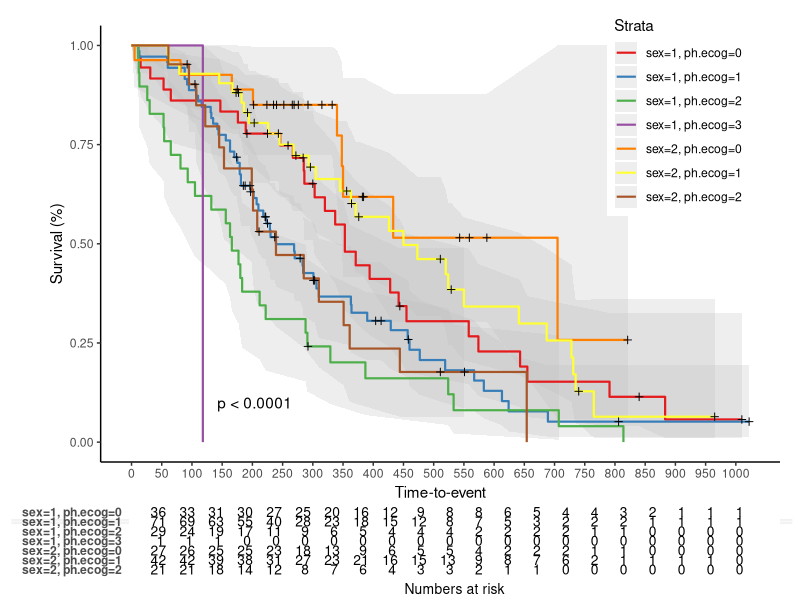
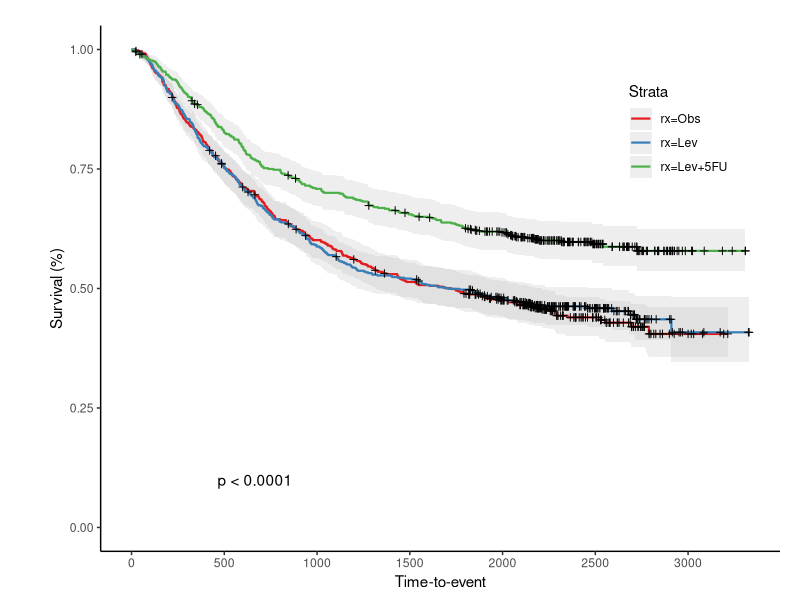

Write the R code that produced these figures, in order.
#' Creates a Kaplan-Meier plot with at risk tables below
#' @param sfit: a survfit object
#' @param table: logical: Create a table graphic below the K-M plot, indicating at-risk numbers?
#' @param xlabs: x-axis label
#' @param ylabs: y-axis label
#' @param xlims: numeric: list of min and max for x-axis. Default = c(0,max(sfit$time))
#' @param ylims: numeric: list of min and max for y-axis. Default = c(0,1)
#' @param ystratalabs: character list. A list of names for each strata. Default = names(sfit$strata)
#' @param ystrataname: The legend name. Default = "Strata"
#' @param timeby numeric: control the granularity along the time-axis; defaults to 7 time-points. Default = signif(max(sfit$time)/7, 1)
#' @param main plot title
#' @param pval logical: add the pvalue to the plot?
#' @param marks logical: should censoring marks be added?
#' @param shape: what shape should the censoring marks be, default is a vertical line
#' @param legend: logical. should a legend be added to the plot?
#' @param legendposition: numeric. x, y position of the legend if plotted. Default=c(0.85,0.8)
#' @param ci: logical. Should confidence intervals be plotted. Default = FALSE
#' @param subs = NULL,
#' @param linecols: Character. Colour brewer pallettes too colour lines. Default ="Set1",
#' @param dashed: logical. Should a variety of linetypes be used to identify lines. Default = FALSE
#' @author Michael Way, but heavily modified version of a script created by Abhijit Dasgupta with contributions by Gil Tomas.
#' \url{http://statbandit.wordpress.com/2011/03/08/an-enhanced-kaplan-meier-plot/}
#' I have packaged this function, added functions to namespace and included a range of new parameters.
#' @examples
#'  library(survival)
#'  data(colon)
#'  fit <- survfit(Surv(time,status)~rx, data=colon)
#'  ggkm(fit, timeby=500)
#' @importFrom ggplot2 ggplot
#' @importFrom ggplot2 aes
#' @importFrom ggplot2 geom_step
#' @importFrom ggplot2 scale_linetype_manual
#' @importFrom ggplot2 scale_colour_manual
#' @importFrom ggplot2 theme_bw
#' @importFrom ggplot2 theme
#' @importFrom ggplot2 element_text
#' @importFrom ggplot2 scale_x_continuous
#' @importFrom ggplot2 scale_y_continuous
#' @importFrom ggplot2 element_blank
#' @importFrom ggplot2 element_line
#' @importFrom ggplot2 element_rect
#' @importFrom ggplot2 labs
#' @importFrom ggplot2 ggtitle
#' @importFrom ggplot2 geom_point
#' @importFrom ggplot2 geom_blank
#' @importFrom ggplot2 annotate
#' @importFrom ggplot2 geom_text
#' @importFrom ggplot2 scale_y_discrete
#' @importFrom ggplot2 xlab
#' @importFrom ggplot2 ylab
#' @importFrom ggplot2 ggsave
#' @importFrom ggplot2 scale_colour_brewer
#' @importFrom ggplot2 geom_ribbon
#' @importFrom grid unit
#' @importFrom gridExtra grid.arrange
#' @importFrom plyr rbind.fill
#' @export
ggkm <- function(sfit,
                 table = FALSE,
                 xlabs = "Time-to-event",
                 ylabs = "Survival (%)",
                 xlims = c(0,max(sfit$time)),
                 ylims = c(0,1),
                 ystratalabs = names(sfit$strata),
                 ystrataname = "Strata",
                 timeby = signif(max(sfit$time)/7, 1),
                 main = "",
                 pval = FALSE,
                 marks = TRUE,
                 shape = 3,
                 legend = TRUE,
                 legendposition=c(0.85,0.8),
                 ci = FALSE,
                 subs = NULL,
                 linecols="Set1",
                 dashed= FALSE,
                 ...) {
  
  
  #################################
  # sorting the use of subsetting #
  #################################
  
  times <- seq(0, max(sfit$time), by = timeby)
  
  if(is.null(subs)){
    if(length(levels(summary(sfit)$strata)) == 0) {
      subs1 <- 1
      subs2 <- 1:length(summary(sfit,censored=T)$time)
      subs3 <- 1:length(summary(sfit,times = times,extend = TRUE)$time)
    } else {
      subs1 <- 1:length(levels(summary(sfit)$strata))
      subs2 <- 1:length(summary(sfit,censored=T)$strata)
      subs3 <- 1:length(summary(sfit,times = times,extend = TRUE)$strata)
    }
  } else{
    for(i in 1:length(subs)){
      if(i==1){
        ssvar <- paste("(?=.*\\b=",subs[i],sep="")
      }
      if(i==length(subs)){
        ssvar <- paste(ssvar,"\\b)(?=.*\\b=",subs[i],"\\b)",sep="")
      }
      if(!i %in% c(1, length(subs))){
        ssvar <- paste(ssvar,"\\b)(?=.*\\b=",subs[i],sep="")
      }
      if(i==1 & i==length(subs)){
        ssvar <- paste("(?=.*\\b=",subs[i],"\\b)",sep="")
      }
    }
    subs1 <- which(regexpr(ssvar,levels(summary(sfit)$strata), perl=T)!=-1)
    subs2 <- which(regexpr(ssvar,summary(sfit,censored=T)$strata, perl=T)!=-1)
    subs3 <- which(regexpr(ssvar,summary(sfit,times = times,extend = TRUE)$strata, perl=T)!=-1)
  }
  
  if(!is.null(subs)) pval <- FALSE
  
  ##################################
  # data manipulation pre-plotting #
  ##################################
  
  
  
  if(length(levels(summary(sfit)$strata)) == 0) {
    #[subs1]
    if(is.null(ystratalabs)) ystratalabs <- as.character(sub("group=*","","All"))
  } else {
    #[subs1]
    if(is.null(ystratalabs)) ystratalabs <- as.character(sub("group=*","",names(sfit$strata)))
  }
  
  if(is.null(ystrataname)) ystrataname <- "Strata"
  m <- max(nchar(ystratalabs))
  times <- seq(0, max(sfit$time), by = timeby)
  
  if(length(levels(summary(sfit)$strata)) == 0) {
    Factor <- factor(rep("All",length(subs2)))
  } else {
    Factor <- factor(summary(sfit, censored = T)$strata[subs2])
  }
  
  #Data to be used in the survival plot
  df <- data.frame(
    time = sfit$time[subs2],
    n.risk = sfit$n.risk[subs2],
    n.event = sfit$n.event[subs2],
    n.censor = sfit$n.censor[subs2],
    surv = sfit$surv[subs2],
    strata = Factor,
    upper = sfit$upper[subs2],
    lower = sfit$lower[subs2]
  )
  
  #Final changes to data for survival plot
  levels(df$strata) <- ystratalabs
  zeros <- data.frame(time = 0, surv = 1,
                      strata = factor(ystratalabs, levels=levels(df$strata)),
                      upper = 1, lower = 1)
  df <- dplyr::bind_rows(zeros, df)
  d <- length(levels(df$strata))
  
  ###################################
  # specifying axis parameteres etc #
  ###################################
  
  if(dashed == TRUE){
    linetype=c("solid", "dashed", "dotted", "dotdash", "longdash", "twodash", "1F", "F1", "4C88C488", "12345678")
  } else {
    linetype=c("solid", "solid", "solid", "solid", "solid", "solid", "solid", "solid", "solid", "solid", "solid")
  }
  
  
  p <- ggplot( df, aes(x=time, y=surv, colour=strata, linetype=strata)) +
    ggtitle(main)
  
  #Set up theme elements
  p <- p + theme_bw() +
    theme(axis.title.x = element_text(vjust = 0.7),
          panel.grid.minor = element_blank(),
          axis.line = element_line(size =0.5, colour = "black"),
          legend.position = legendposition,
          legend.background = element_rect(fill = NULL),
          legend.key = element_rect(colour = NA),
          panel.border = element_blank(),
          plot.margin = unit(c(0, 1, .5,ifelse(m < 10, 1.5, 2.5)),"lines"),
          panel.grid.major = element_blank(),
          axis.line.x = element_line(size = 0.5, linetype = "solid", colour = "black"),
          axis.line.y = element_line(size = 0.5, linetype = "solid", colour = "black")) +
    scale_x_continuous(xlabs, breaks = times, limits = xlims) +
    scale_y_continuous(ylabs, limits = ylims) 
  
  
  #Add 95% CI to plot
  if(ci == TRUE)
    p <- p +  geom_ribbon(data=df, aes(ymin = lower, ymax = upper), fill = "grey", alpha=0.25, colour=NA)
  
  #Removes the legend:
  if(legend == FALSE)
    p <- p + theme(legend.position="none")
  
  #Add lines too plot
  p <- p + geom_step(size = 0.75) +
    scale_linetype_manual(name = ystrataname, values=linetype) +
    scale_colour_brewer(name = ystrataname, palette=linecols)
  
  #Add censoring marks to the line:
  if(marks == TRUE)
    p <- p + geom_point(data = subset(df, n.censor >= 1), aes(x = time, y = surv), shape = shape, colour = "black")
  
  
  
  ## Create a blank plot for place-holding
  blank.pic <- ggplot(df, aes(time, surv)) +
    geom_blank() + theme_bw() +
    theme(axis.text.x = element_blank(),axis.text.y = element_blank(),
          axis.title.x = element_blank(),axis.title.y = element_blank(),
          axis.ticks = element_blank(),
          panel.grid.major = element_blank(),panel.border = element_blank())
  
  #####################
  # p-value placement #
  #####################a
  
  if(length(levels(summary(sfit)$strata)) == 0) pval <- FALSE
  
  if(pval == TRUE) {
    sdiff <- survdiff(eval(sfit$call$formula), data = eval(sfit$call$data))
    pvalue <- pchisq(sdiff$chisq,length(sdiff$n) - 1,lower.tail = FALSE)
    pvaltxt <- ifelse(pvalue < 0.0001,"p < 0.0001",paste("p =", signif(pvalue, 3)))
    # MOVE P-VALUE LEGEND HERE BELOW [set x and y]
    p <- p + annotate("text",x = (as.integer(max(sfit$time)/5)), y = 0.1,label = pvaltxt)
  }
  
  ###################################################
  # Create table graphic to include at-risk numbers #
  ###################################################
  
  if(length(levels(summary(sfit)$strata)) == 0) {
    Factor <- factor(rep("All",length(subs3)))
  } else {
    Factor <- factor(summary(sfit,times = times,extend = TRUE)$strata[subs3])
  }
  
  if(table == TRUE) {
    risk.data <- data.frame(
      strata = Factor,
      time = summary(sfit,times = times,extend = TRUE)$time[subs3],
      n.risk = summary(sfit,times = times,extend = TRUE)$n.risk[subs3]
    )
    
    risk.data$strata <- factor(risk.data$strata, levels=rev(levels(risk.data$strata)))
    
    data.table <- ggplot(risk.data,aes(x = time, y = strata, label = format(n.risk, nsmall = 0))) +
      geom_text(size = 3.5) + theme_bw() +
      scale_y_discrete(breaks = as.character(levels(risk.data$strata)),
                       labels = rev(ystratalabs)) +
      scale_x_continuous("Numbers at risk", limits = xlims) +
      theme(axis.title.x = element_text(size = 10, vjust = 1),
            panel.grid.major = element_blank(), panel.grid.minor = element_blank(),
            panel.border = element_blank(),axis.text.x = element_blank(),
            axis.ticks = element_blank(),axis.text.y = element_text(face = "bold",hjust = 1))
    
    data.table <- data.table +
      theme(legend.position = "none") + xlab(NULL) + ylab(NULL) 
    
    
    # ADJUST POSITION OF TABLE FOR AT RISK
    data.table <- data.table +
      theme(plot.margin = unit(c(-1.5, 1, 0.1, ifelse(m < 10, 2.5, 3.5) - 0.15 * m), "lines"))
  }
  
  
  #######################
  # Plotting the graphs #
  #######################
  
  if(table == TRUE){
    grid.arrange(p, blank.pic, data.table, clip = FALSE, nrow = 3,
                 ncol = 1, heights = unit(c(2, .1, .25),c("null", "null", "null")))
  } else {
    p 
  }
  
}



library(survival)
library(magrittr)
library(dplyr)
library(ggplot2)
library(broom)
library(patchwork)
library(gridExtra)

lung %>% glimpse()

fit <- survfit(Surv(time, status) ~ sex + ph.ecog , data = lung) 

ggkm(fit, timeby = 50, table = TRUE, ci = TRUE, pval = TRUE)


library(survival)
data(colon)
fit <- survfit(Surv(time,status)~rx, data=colon)

#Plot the data

ggkm(fit, table=FALSE, pval = TRUE, ci = TRUE) 

###how to return a ggplot object that can be modified?
###+  facet_wrap(~strata, ncol = 1)

